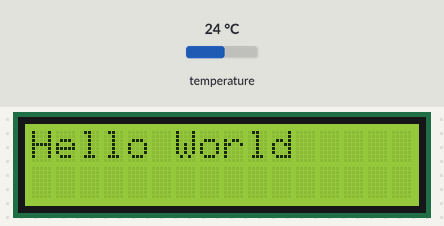
Simulated run of this sketch. Board: Arduino Uno, built with avr-gcc and run on an emulated ATmega328P. Shown: 16×2 character LCD. Inputs (shaded band) come from the test bench; at power-on: temperature 24 °C. What the sketch prints to the serial monitor is not drawn.

Above: at 1.2 s.
1.3 s: temperature set to 12 °C
At 3.9 s:
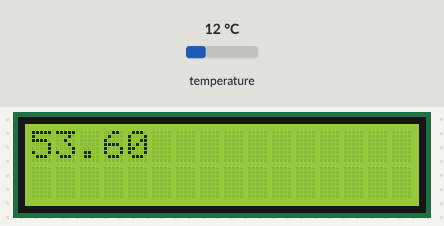
5.1 s: temperature set to 19 °C
At 7.6 s:
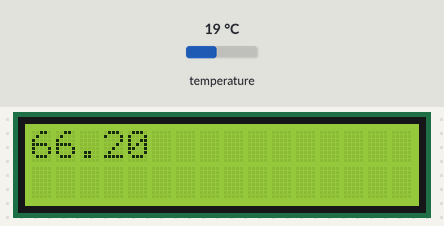
8.7 s: temperature set to 28 °C
At 11.3 s:
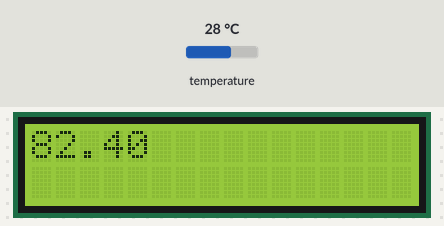
Timing chart, 0 to 12.8 s (numbered marks = the images above; inputs shaded):
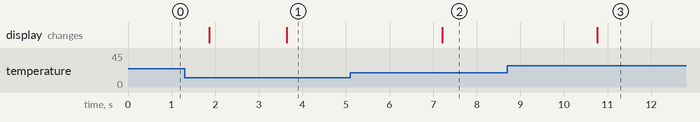

Measured:
- after the input at 1.3 s, the display: first differs from a run without the input after 2.3 s (image 1)
- after the input at 5.1 s, the display: changes after 2.1 s (image 2)
- after the input at 8.7 s, the display: changes after 2.1 s (image 3)

The sketch:

OneThermTest.ino
```cpp
/*********
  Rui Santos
  Complete project details at https://RandomNerdTutorials.com
*********/

#include <OneWire.h>
#include <DallasTemperature.h>
#include <LiquidCrystal.h>

// initialize the library by associating any needed LCD interface pin
// with the arduino pin number it is connected to
const int rs = 13, en = 12, d4 = 14, d5 = 27, d6 = 26, d7 = 25;
LiquidCrystal lcd(rs, en, d4, d5, d6, d7);

// GPIO where the DS18B20 is connected to
const int oneWireBus = 4;

// Setup a oneWire instance to communicate with any OneWire devices
OneWire oneWire(oneWireBus);

// Pass our oneWire reference to Dallas Temperature sensor
DallasTemperature sensors(&oneWire);

void setup() {
  // Start the Serial Monitor
  Serial.begin(115200);
  // Start the DS18B20 sensor
  sensors.begin();

  lcd.begin(16, 2);
  // Clears the LCD display
  lcd.clear();

  lcd.print("Hello World");
  lcd.setCursor(0,1);

}

void loop() {
  sensors.requestTemperatures();
  float temperatureC = sensors.getTempCByIndex(0);
  float temperatureF = sensors.getTempFByIndex(0);
  Serial.print(temperatureC);
  Serial.println("ºC");
  Serial.print(temperatureF);
  Serial.println("ºF");
  delay(1000);
  lcd.clear();
  lcd.print(temperatureF);
}
```
